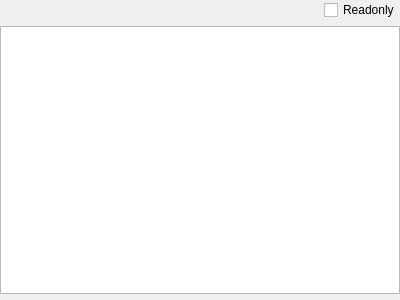
<?xml version="1.0" encoding="UTF-8"?>
<ui version="4.0">
 <class>RelocsHeaderWidget</class>
 <widget class="QWidget" name="RelocsHeaderWidget">
  <property name="geometry">
   <rect>
    <x>0</x>
    <y>0</y>
    <width>400</width>
    <height>300</height>
   </rect>
  </property>
  <property name="windowTitle">
   <string>Form</string>
  </property>
  <layout class="QVBoxLayout" name="verticalLayout">
   <property name="leftMargin">
    <number>0</number>
   </property>
   <property name="topMargin">
    <number>0</number>
   </property>
   <property name="rightMargin">
    <number>0</number>
   </property>
   <property name="bottomMargin">
    <number>0</number>
   </property>
   <item>
    <layout class="QHBoxLayout" name="horizontalLayout">
     <property name="sizeConstraint">
      <enum>QLayout::SetDefaultConstraint</enum>
     </property>
     <item>
      <spacer name="horizontalSpacer">
       <property name="orientation">
        <enum>Qt::Horizontal</enum>
       </property>
       <property name="sizeHint" stdset="0">
        <size>
         <width>40</width>
         <height>20</height>
        </size>
       </property>
      </spacer>
     </item>
     <item>
      <widget class="QCheckBox" name="checkBoxReadonly">
       <property name="text">
        <string>Readonly</string>
       </property>
      </widget>
     </item>
    </layout>
   </item>
   <item>
    <widget class="QTableWidget" name="tableWidget_RELOCS">
     <property name="contextMenuPolicy">
      <enum>Qt::CustomContextMenu</enum>
     </property>
     <property name="editTriggers">
      <set>QAbstractItemView::NoEditTriggers</set>
     </property>
     <property name="selectionMode">
      <enum>QAbstractItemView::SingleSelection</enum>
     </property>
     <property name="selectionBehavior">
      <enum>QAbstractItemView::SelectRows</enum>
     </property>
     <attribute name="horizontalHeaderVisible">
      <bool>false</bool>
     </attribute>
     <attribute name="verticalHeaderVisible">
      <bool>false</bool>
     </attribute>
     <attribute name="verticalHeaderDefaultSectionSize">
      <number>21</number>
     </attribute>
    </widget>
   </item>
   <item>
    <widget class="ToolsWidget" name="widgetHex_RELOCS" native="true">
     <property name="maximumSize">
      <size>
       <width>16777215</width>
       <height>200</height>
      </size>
     </property>
    </widget>
   </item>
  </layout>
 </widget>
 <customwidgets>
  <customwidget>
   <class>ToolsWidget</class>
   <extends>QWidget</extends>
   <header>toolswidget.h</header>
   <container>1</container>
  </customwidget>
 </customwidgets>
 <resources/>
 <connections/>
</ui>
